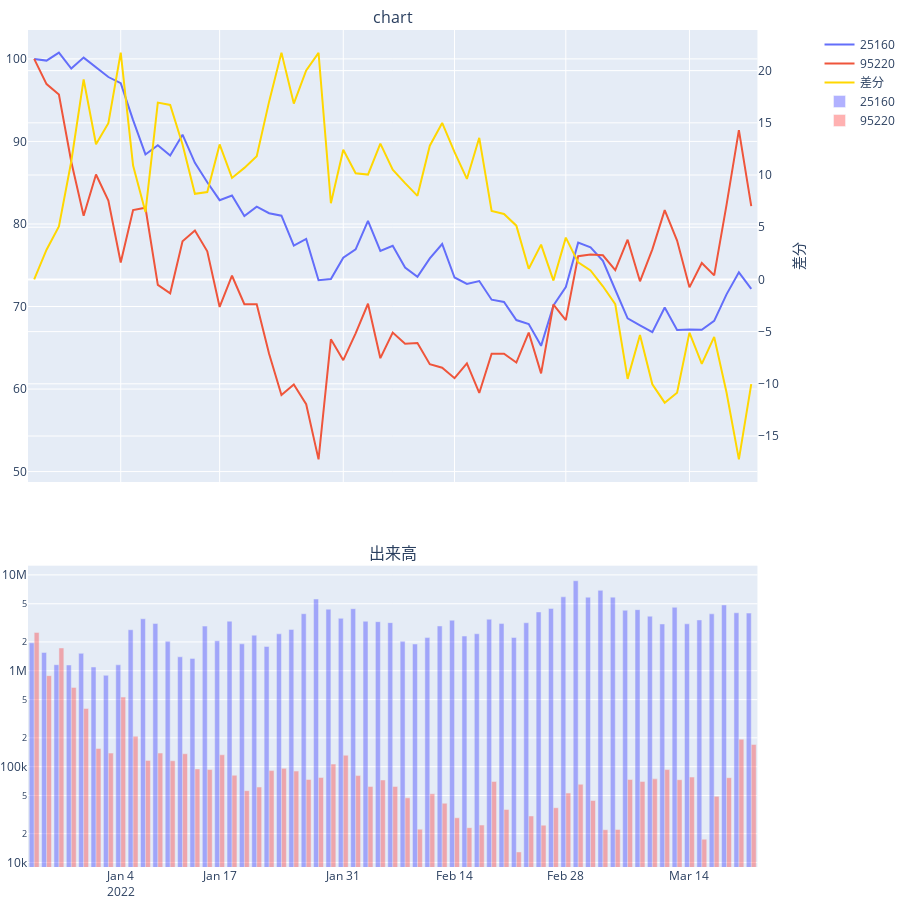

This figure's notebook cell:
### Code cell
pairchart(df1,df2,start,end,indexing=True,corr=True,corr_span=5,add_volume=True,add_volume_log=True,diff=True)
